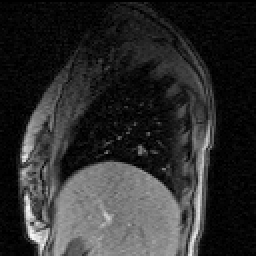
#> input picture exercises_2/cine_MR_1.png, 128 x 128 px, found by its file name (shown 2 times larger)
$ python example_solution_2.py   (older library calls are emulated)
#> lines starting #> are read from the running program, lines starting #| are printed output that depends on the picture
### exercises_2/python/demons.py
from skimage.transform import rescale
from scipy.ndimage.filters import gaussian_filter
import matplotlib.pyplot as plt
import numpy as np
import utils


def runRegistration(target, source, sigma_elastic=1, sigma_fluid=1, use_target_grad=False,
                    num_lev=1, max_it=1000, df_thresh=0.001, check_MSD=True, disp_freq=5,
                    disp_spacing=2, scale_update_for_display=10, disp_method_df='grid',
                    disp_method_up='arrows'):

    # loop over resolution levels
    target_full = target
    source_full = source
    for lev in range(1, num_lev + 1):

        # resample images if not final level
        if lev != num_lev:
            resamp_factor = np.power(2, num_lev - lev)
            target = rescale(target_full, 1.0 / resamp_factor, mode='reflect',
                             preserve_range=True, multichannel=False, order=3, anti_aliasing=True)
            source = rescale(source_full, 1.0 / resamp_factor, mode='reflect',
                             preserve_range=True, multichannel=False, order=3, anti_aliasing=True)

        # if first level initialise def_field, disp_field and update
        if lev == 1:
            X, Y = np.mgrid[0:target.shape[0], 0:target.shape[1]]
            def_field = np.zeros((X.shape[0], X.shape[1], 2))
            def_field[:, :, 0] = X
            def_field[:, :, 1] = Y
            disp_field_x = np.zeros(target.shape)
            disp_field_y = np.zeros(target.shape)
            update_x = np.zeros(target.shape)
            update_y = np.zeros(target.shape)

        else:
            # otherwise upsample disp_field from previous level
            disp_field_x = 2 * rescale(disp_field_x, 2, mode='reflect', preserve_range=True,
                                       multichannel=False, order=3)
            disp_field_y = 2 * rescale(disp_field_y, 2, mode='reflect', preserve_range=True,
                                       multichannel=False, order=3)
            # recalculate def_field for this level from disp_field
            X, Y = np.mgrid[0:target.shape[0], 0:target.shape[1]]
            def_field = np.zeros((X.shape[0], X.shape[1], 2))  # clear def_field from previous level
            def_field[:, :, 0] = X
            def_field[:, :, 1] = Y
            update_x = np.zeros(target.shape)
            update_y = np.zeros(target.shape)

        # calculate the transformed image at the start of this level
        trans_image = utils.resampImageWithDefField(source, def_field)

        # store the current def_field and MSD value to check for improvements at
        # end of iteration
        def_field_prev = def_field.copy()
        prev_MSD = utils.calcMSD(target, trans_image)

        # pre-calculate the image gradients. only one of source or target
        # gradients needs to be calculated, as indicated by use_target_grad
        if use_target_grad:
            [target_gradient_x, target_gradient_y] = np.gradient(target)
        else:
            [source_gradient_x, source_gradient_y] = np.gradient(source)

        # DISPLAY RESULTS
        # figure 1 - source image (does not change during registration)
        # figure 2 - target image (does not change during registration)
        # figure 3 - source image transformed by current deformation field
        # figure 4 - deformation field
        # figure 5 - update
        plt.figure(1, figsize=[3, 3])
        utils.dispImage(source)
        plt.figure(2, figsize=[3, 3])
        utils.dispImage(target)
        plt.figure(3, figsize=[3, 3])
        utils.dispImage(trans_image)
        plt.figure(4, figsize=[3, 3])
        utils.dispDefField(def_field, spacing=disp_spacing, disptype=disp_method_df)
        plt.figure(5, figsize=[3, 3])
        update_x_tmp = np.expand_dims(update_x, update_x.ndim)
        update_y_tmp = np.expand_dims(update_y, update_y.ndim)
        up_field_to_display = scale_update_for_display * np.concatenate((update_x_tmp, update_y_tmp), axis=-1)
        up_field_to_display += np.dstack((X, Y))
        utils.dispDefField(up_field_to_display, spacing=disp_spacing, disptype=disp_method_up)
        plt.pause(1)

        # if first level pause so user can position figure
        if lev == 1:
            input("Arrange figures and push enter to continue...")

        # main iterative loop - repeat until max number of iterations reached
        for it in range(max_it):

            # calculate update from demons forces
            #
            # if using target image graident use as is
            if use_target_grad:
                img_grad_x = target_gradient_x
                img_grad_y = target_gradient_y
            else:
                # but if using source image gradient need to transform with
                # current deformation field
                img_grad_x = utils.resampImageWithDefField(source_gradient_x, def_field)
                img_grad_y = utils.resampImageWithDefField(source_gradient_y, def_field)

            # calculate difference image
            diff = target - trans_image
            # calculate denominator of demons forces
            denom = np.power(img_grad_x, 2) + np.power(img_grad_y, 2) + np.power(diff, 2)
            # calculate x and y components of numerator of demons forces
            numer_x = diff * img_grad_x
            numer_y = diff * img_grad_y
            # calculate the x and y components of the update
            update_x = numer_x / denom
            update_y = numer_y / denom
            # set nan values to 0
            update_x[np.isnan(update_x)] = 0
            update_y[np.isnan(update_y)] = 0

            # if fluid like regularisation used smooth the update
            if sigma_fluid > 0:
                update_x = gaussian_filter(update_x, sigma_fluid, mode='nearest')
                update_y = gaussian_filter(update_y, sigma_fluid, mode='nearest')

            # add the update to the current displacement field
            disp_field_x = disp_field_x + update_x
            disp_field_y = disp_field_y + update_y

            # if elastic like regularisation used smooth the displacement field
            if sigma_elastic > 0:
                disp_field_x = gaussian_filter(disp_field_x, sigma_elastic, mode='nearest')
                disp_field_y = gaussian_filter(disp_field_y, sigma_elastic, mode='nearest')

            # update deformation field from disp field
            def_field[:, :, 0] = disp_field_x + X
            def_field[:, :, 1] = disp_field_y + Y

            # transform the image using the updated deformation field
            trans_image = utils.resampImageWithDefField(source, def_field)

            # update images if required for this iteration
            if it % disp_freq == 0:
                plt.figure(3)
                plt.clf()
                utils.dispImage(trans_image)
                plt.figure(4)
                plt.clf()
                utils.dispDefField(def_field, spacing=disp_spacing, disptype=disp_method_df)
                plt.figure(5)
                plt.clf()
                update_x_tmp = np.expand_dims(update_x, update_x.ndim)
                update_y_tmp = np.expand_dims(update_y, update_y.ndim)
                up_field_to_display = scale_update_for_display * np.concatenate((update_x_tmp, update_y_tmp), axis=-1)
                up_field_to_display += np.dstack((X, Y))
                utils.dispDefField(up_field_to_display, spacing=disp_spacing, disptype=disp_method_up)
                plt.pause(0.05)

            # calculate MSD between target and transformed image
            MSD = utils.calcMSD(target, trans_image)

            # calculate max difference between previous and current def_field
            max_df = np.max(np.abs(def_field - def_field_prev))

            # display numerical results
            print('Iteration {0:d}: MSD = {1:e}, Max. change in def field = {2:0.3f}\n'.format(it, MSD, max_df))

            # check if max change in def field below threshhold
            if max_df < df_thresh:
                print('max df < df_thresh')
                break

            # check for improvement in MSD if required
            if check_MSD and MSD > prev_MSD:
                # restore previous results and finish level
                def_field = def_field_prev
                MSD = prev_MSD
                trans_image = utils.resampImageWithDefField(source, def_field)
                print('No improvement in MSD')
                break

            # update previous values of def_field and MSD
            def_field_prev = def_field.copy()
            prev_MSD = MSD.copy()
            def_field = def_field

    # return the transformed image and the deformation field
    return trans_image, def_field

### exercises_2/python/example_solutions/utils.py
import numpy as np
import matplotlib.pyplot as plt
plt.style.use('default')
import math

# [75 lines left out: functions calcEntropies, calcNCC, calcSSD, not called in this run]


def dispImage(img, int_lims = [], ax = None):
  """
  function to display a grey-scale image that is stored in 'standard
  orientation' with y-axis on the 2nd dimension and 0 at the bottom

  INPUTS:   img: image to be displayed
            int_lims: the intensity limits to use when displaying the
               image, int_lims(1) = min intensity to display, int_lims(2)
               = max intensity to display [default min and max intensity
               of image]
            ax: if displaying an image on a subplot grid or on top of a
              second image, optionally supply the axis on which to display
              the image.
  """

  #check if intensity limits have been provided, and if not set to min and
  #max of image
  if not int_lims:
    int_lims = [np.nanmin(img), np.nanmax(img)]
    #check if min and max are same (i.e. all values in img are equal)
    if int_lims[0] == int_lims[1]:
      #add one to int_lims(2) and subtract one from int_lims(1), so that
      #int_lims(2) is larger than int_lims(1) as required by imagesc
      #function
      int_lims[0] -= 1
      int_lims[1] += 1
  # take transpose of image to switch x and y dimensions and display with
  # first pixel having coordinates 0,0
  img = img.T
  if not ax:
    plt.imshow(img, cmap = 'gray', vmin = int_lims[0], vmax = int_lims[1], \
      origin='lower')
  else:
    ax.imshow(img, cmap = 'gray', vmin = int_lims[0], vmax = int_lims[1], \
      origin='lower')
  #set axis to be scaled equally (assumes isotropic pixel dimensions), tight
  #around the image
  plt.axis('image')
  plt.tight_layout()
  return ax

# [28 lines left out: function defFieldFromAffineMatrix, not called in this run]

def resampImageWithDefField(source_img, def_field, interp_method = 'linear'):
  """
  function to resample a 2D image with a 2D deformation field

  INPUTS:    source_img: the source image to be resampled, as a 2D matrix
             def_field: the deformation field, as a 3D matrix
             inter_method: any of the interpolation methods accepted by
                 interpn function [default = 'linear'] -
                 'linear', 'nearest' and 'splinef2d'
  OUTPUTS:   resamp_img: the resampled image

  NOTES: the deformation field should be a 3D numpy array, where the size of the
  first two dimensions is the size of the resampled image, and the size of
  the 3rd dimension is 2. def_field[:,:,0] contains the x coordinates of the
  transformed pixels, def_field[:,:,1] contains the y coordinates of the
  transformed pixels.
  the origin of the source image is assumed to be the bottom left pixel
  """
  x_coords = np.arange(source_img.shape[0], dtype = 'float')
  y_coords = np.arange(source_img.shape[1], dtype = 'float')
  from scipy.interpolate import interpn
  # resample image using interpn function
  return interpn((x_coords,y_coords),source_img, def_field, bounds_error=False,\
    fill_value=np.NAN, method = interp_method)

# [58 lines left out: functions resampImageWithDefFieldPushInterp, affineMatrixForRotationAboutPoint, not called in this run]

def dispDefField(def_field, ax = None, spacing = 5, disptype = 'grid'):
  """
  function to display a deformation field

  INPUTS:    def_field: the deformation field as a 3D array
             ax: the axis on which to plot the deformation field
             spacing: the spacing of the grids/arrows in pixels [5]
             type: the type of display to use, 'grid' or 'arrows' ['grid']
  """
  if not ax:
    ax = plt.subplot(111)

  if disptype == 'grid':
    #plot vertical grid lines
    for i in np.arange(0,def_field.shape[0],spacing):
      ax.plot(def_field[i,:,0],def_field[i,:,1], c='red', linewidth=0.5)
    #plot horizontal grid lines
    for j in np.arange(0,def_field.shape[1],spacing):
      ax.plot(def_field[:,j,0],def_field[:,j,1], c='red', linewidth=0.5)

  else:
    if disptype == 'arrows':
      #calculate displacement field from deformation field
      X,Y = np.mgrid[0:def_field.shape[0],0:def_field.shape[1]]
      arrow_disp_x = def_field[::spacing, ::spacing,0] - X[::spacing, ::spacing]
      arrow_disp_y = def_field[::spacing, ::spacing,1] - Y[::spacing, ::spacing]
      M = np.hypot(arrow_disp_x, arrow_disp_y)
      #plot displacements using quiver
      ax.quiver(X[::spacing, ::spacing], Y[::spacing, ::spacing], \
        arrow_disp_x, arrow_disp_y, M, scale = 1.0, angles='xy', scale_units='xy', \
        cmap = 'jet', headwidth=2, width = 0.004, headlength = 3)
    else:
      print('Display type must be grid or arrows')
  # set the axis limits and appearance
  ax.axis('image')
  ax.set_xlim([-1, def_field.shape[0]])
  ax.set_ylim([-1, def_field.shape[1]])
  return ax


def calcMSD(A, B):
    """
    function to calculate the  mean of squared differences between
    two images

    INPUTS:    A: an image stored as a 2D matrix
               B: an image stored as a 2D matrix. B must be the
                  same size as A

    OUTPUTS:   MSD: the value of the mean of squared differences


    NOTE: if either of the images contain NaN values, these
          pixels should be ignored when calculating the MSD.
    """
    # use nanmean function to find mean of squared differences ignoring NaNs
    return np.nanmean((A - B) * (A - B))

### exercises_2/python/example_solutions/example_solution_2.py
import skimage.io
import numpy as np
import utils
import matplotlib.pyplot as plt
import demons

img1 = skimage.io.imread('cine_MR_1.png')
#> img1 is the input picture: shape (128, 128); min 0, max 247, mean 45.4
img2 = skimage.io.imread('cine_MR_2.png')
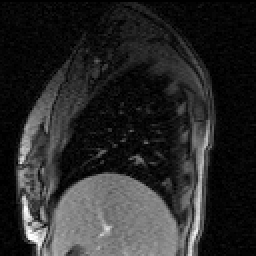
#> input picture exercises_2/cine_MR_2.png, 128 x 128 px, found by its file name (shown 2 times larger)
#> img2 is the input picture: shape (128, 128); min 0, max 255, mean 41.3
img3 = skimage.io.imread('cine_MR_3.png')
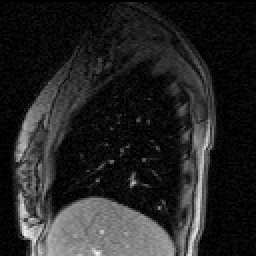
#> input picture exercises_2/cine_MR_3.png, 128 x 128 px, found by its file name (shown 2 times larger)
#> img3 is the input picture: shape (128, 128); min 0, max 243, mean 36.8

img1 = (np.flipud(np.double(img1))).T
img2 = (np.flipud(np.double(img2))).T
img3 = (np.flipud(np.double(img3))).T
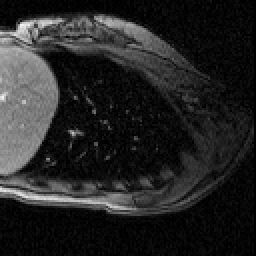
#> img3: shape (128, 128) float64 (shown 2 times larger); min 0, max 243, mean 36.8

"""
plt.figure(1)
utils.dispImage(img1)
plt.figure(2)
utils.dispImage(img2)
plt.figure(3)
utils.dispImage(img3)
"""

plt.close('all')
reg_img, def_field = demons.runRegistration(img1, img2)
#> the loop in runRegistration, `for lev in range(1, num_lev + 1):` made 1 pass
#> pass 1, in runRegistration, `[source_gradient_x, source_gradient_y] = np.gradient(source)`:
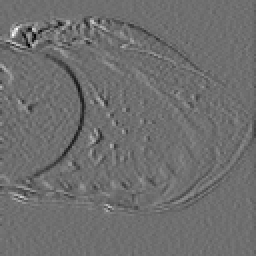
#> source_gradient_y: shape (128, 128) float64 (shown 2 times larger); min -83.5, max 107.5, mean -0.7; drawn with min black and max white
#> pass 1, in dispImage (call 2), `img = img.T`:
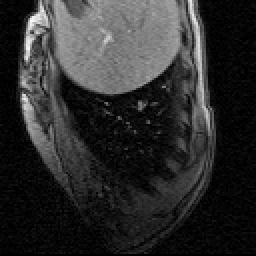
#> img: shape (128, 128) float64 (shown 2 times larger); min 0, max 247, mean 45.4
#> pass 1, in runRegistration, `plt.pause(0.05)`:
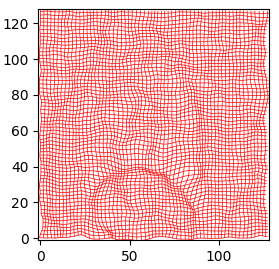
#> figure drawn by matplotlib, 1 panel
#> pass 1, in runRegistration, `plt.pause(0.05)`:
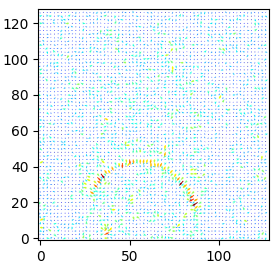
#> figure drawn by matplotlib, 1 panel
plt.close('all')
plt.figure()
utils.dispImage(img1)
plt.figure()
utils.dispImage(img2)
plt.figure()
utils.dispImage(reg_img)
plt.figure()
utils.dispImage(img1 - reg_img)
plt.figure()
utils.dispDefField(def_field, spacing=2)
